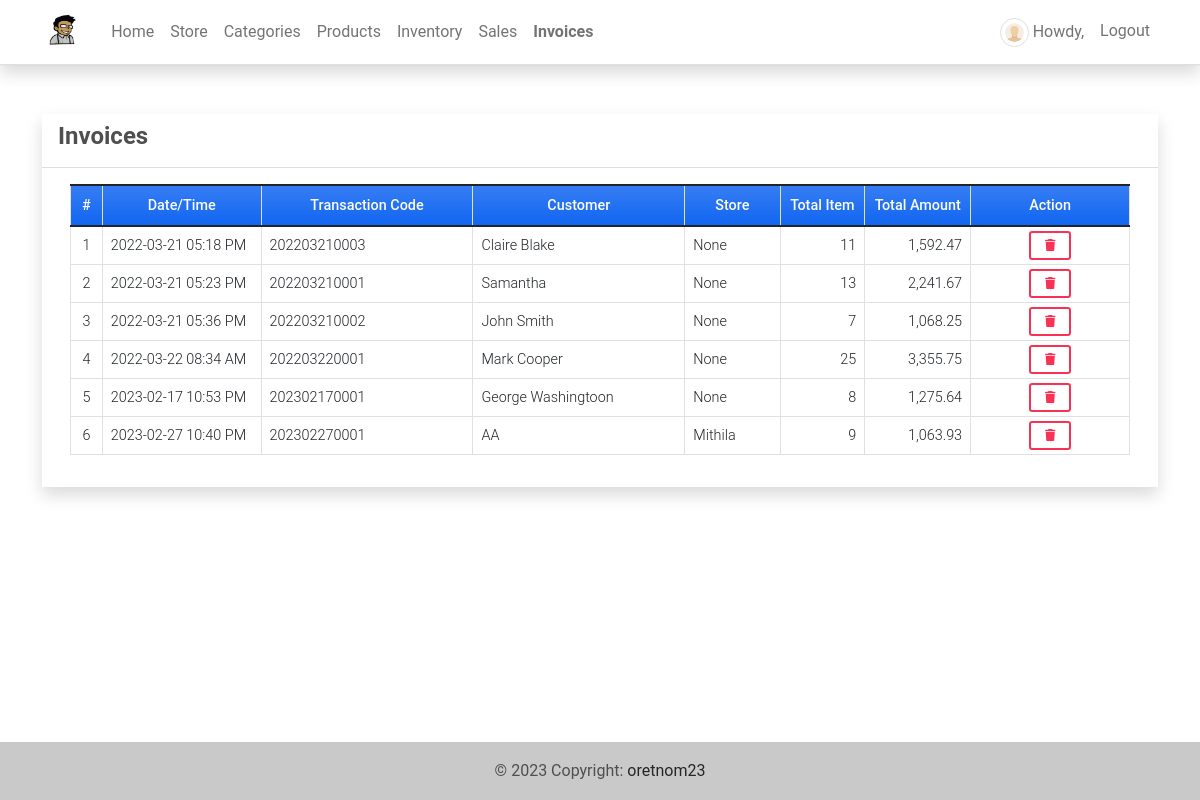
Before: /invoices (signed in) with the older database file.
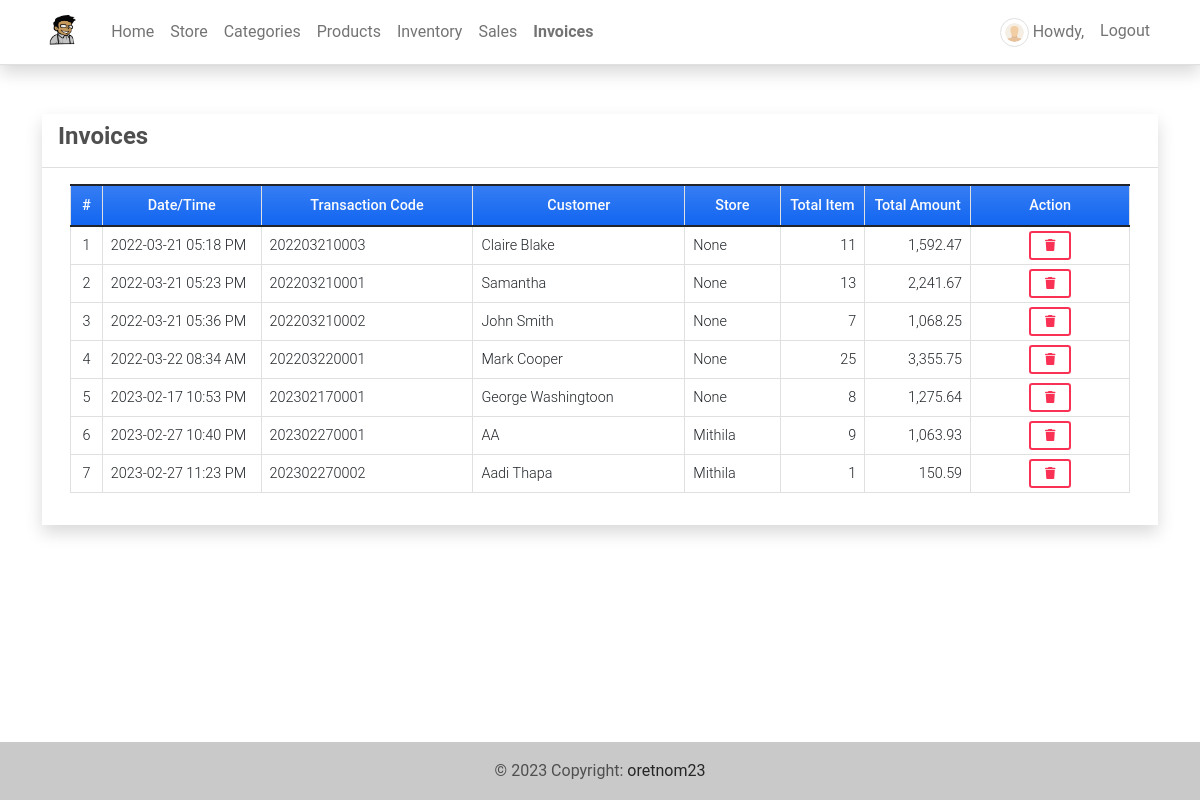
After: the same page with the newer database file.
### imsApp/models.py (models this page shows, shortened)
class Invoice(models.Model):
    transaction = models.CharField(max_length = 250)
    customer = models.CharField(max_length = 250)
    total = models.FloatField(default= 0)
    store = models.ForeignKey(Store, on_delete=models.CASCADE,blank=True, null=True)
    date_created = models.DateTimeField(default=timezone.now)
    date_updated = models.DateTimeField(auto_now=True)
    def item_count(self):
        return Invoice_Item.objects.filter(invoice = self).aggregate(Sum('quantity'))['quantity__sum']

class Store(models.Model):
    name = models.CharField(max_length=250)
    address = models.TextField()
    category = models.ForeignKey(Category, on_delete=models.CASCADE)
    products = models.ManyToManyField(Product, through='StoreProduct')
    date_created = models.DateTimeField(default=timezone.now)
    date_updated = models.DateTimeField(auto_now=True)
    owner = models.ForeignKey(User, default=1,on_delete=models.CASCADE ,blank=True, null=True)
    class Meta:
        unique_together= ['owner']
    def __str__(self):
        return self.name

### imsApp/auth.py (the view)
    def wrapper_function(request,*args,**kwargs):
        if request.user.is_superuser:
            return view_function(request,*args,**kwargs)
        else:
            return redirect('home-page')

### imsApp/auth.py (called while the page is built)
def admin_only(view_function):
    def wrapper_function(request,*args,**kwargs):
        if request.user.is_superuser:
            return view_function(request,*args,**kwargs)
        else:
            return redirect('home-page')
    return wrapper_function

### imsApp/views.py (called while the page is built)
@admin_only
@login_required
def invoices(request):
    invoice =  Invoice.objects.all()
    context['page_title'] = 'Invoices'
    context['invoices'] = invoice
    return render(request, 'invoices.html', context)

### imsApp/templates/invoices.html (shortened to what this page needs)
{% extends 'base.html' %} {% load humanize %} {% block pageContent %}
<div class="col-lg-12 col-md-12 col-sm-12 col-xs-12">
    <div class="card card-default rounded-0 shadow ">
        <div class="card-header">
            <div class="d-flex w-100 align-items-center justify-content-between">
                <h4 class="card-title fw-bold">Invoices</h4>
            </div>
        </div>
        <div class="card-body">
            <div class="container-fluid">
                <table class="table table-bordered" id="invoice-list">
                    <colgroup>
                        <col width="3%">
                        <col width="15%">
                        <col width="20%">
                        <col width="20%">
                        <col width="9%">
                        <col width="8%">
                        <col width="10%">
                        <col width="15%">
                    </colgroup>
                    <thead>
                        <tr class="bg-gradient bg-primary bg-opacity-50 text-light">
                            <th class="px-2 py-2 text-center">#</th>
                            <th class="px-2 py-2 text-center">Date/Time</th>
                            <th class="px-2 py-2 text-center">Transaction Code</th>
                            <th class="px-2 py-2 text-center">Customer</th>
                            <th class="px-2 py-2 text-center">Store</th>
                            <th class="px-2 py-2 text-center">Total Item</th>
                            <th class="px-2 py-2 text-center">Total Amount</th>
                            <th class="px-2 py-2 text-center">Action</th>
                        </tr>
                    </thead>
                    <tbody>
                        {% for invoice in invoices %}
                        <tr>
                            <td class="px-2 py-1 align-middle text-center">{{ forloop.counter }}</td>
                            <td class="px-2 py-1 align-middle">{{ invoice.date_created|date:"Y-m-d h:i A" }}</td>
                            <td class="px-2 py-1 align-middle">{{ invoice.transaction }}</td>
                            <td class="px-2 py-1 align-middle">{{ invoice.customer }}</td>
                            <td class="px-2 py-1 align-middle">{{ invoice.store }}</td>
                            <td class="px-2 py-1 align-middle text-end">{{ invoice.item_count|floatformat:0|intcomma }}</td>
                            <td class="px-2 py-1 align-middle text-end">{{ invoice.total|floatformat:2|intcomma }}</td>
                            {% if request.user.is_superuser %}
                            <td class="px-2 py-1 align-middle text-center">
                                <button class="btn btn-outline-danger btn-sm delete-data" type="button" data-id="{{ invoice.pk }}" title="Delete">
                                    <i class="fa fa-trash"></i>
                                </button>
                            </td>
                            {% endif %}
                        </tr>
                        {% endfor %}
                    </tbody>
                </table>
            </div>
        </div>
    </div>
</div>
{% endblock pageContent %}

### imsApp/templates/base.html (shortened to what this page needs)
{% load static %}
<!DOCTYPE html>
<html lang="en">
<head>
    <link rel="stylesheet" href="{% static 'assets/font-awesome/css/all.min.css' %}">
    <link rel="stylesheet" href="{% static 'assets/bootstrap/css/bootstrap.min.css' %}">
    <link rel="stylesheet" href="{% static 'assets/select2/dist/css/select2.min.css' %}">
    <link rel="stylesheet" href="{% static 'assets/mdb-blogtemplate/css/mdb.min.css' %}" />
    <link rel="stylesheet" href="{% static 'assets/DataTables/datatables.min.css' %}" />
    <link rel="stylesheet" href="{% static 'assets/default/css/style.css' %}">
</head>
<body class="">
    {% block TopNavigation %} {% include "TopNavigation.html" %} {% endblock TopNavigation %}
    <main class="py-5">
        <div class="container mb-3">
             {% block pageContent %} {% endblock pageContent %}
        </div>
    </main>
    <footer class="bg-light text-lg-start">
        <div class="text-center p-3" style="background-color: rgba(0, 0, 0, 0.2);">
            © {% now 'Y' %} Copyright:
            <a class="text-dark" href="https://sourcecodester.com/tips23" target="_blank">oretnom23</a>
        </div>
    </footer>
</body>
</html>

### imsApp/templates/topNavigation.html (shortened to what this page needs)
{% load static %}
<header>
    <nav class="navbar navbar-expand-lg navbar-light bg-white fixed-top shadow border-bottom">
        <div class="container">
            <a class="navbar-brand" target="_blank" href="{% url 'home-page' %}">
                <img src="{{ MEDIA_URL }}/default/smartInv.jpg" height="16" alt="{{ MEDIA_URL }}" loading="lazy" style="margin-top: -3px;" />
            </a>
            <div class="collapse navbar-collapse" id="navbarExample01">
                <ul class="navbar-nav me-auto mb-2 mb-lg-0" id="topNav">
                    {% if user.id and user.is_superuser %}
                    <li class="nav-item">
                        <a class="nav-link" aria-current="page" href="{% url 'home-page' %}">Home</a>
                    </li>
                    <li class="nav-item">
                        <a class="nav-link" aria-current="page" href="{% url 'store-page' %}">Store</a>
                    </li>
                    <li class="nav-item">
                        <a class="nav-link" aria-current="page" href="{% url 'category-page' %}">Categories</a>
                    </li>
                    <li class="nav-item">
                        <a class="nav-link" aria-current="page" href="{% url 'product-page' %}">Products</a>
                    </li>
                    <li class="nav-item">
                        <a class="nav-link" aria-current="page" href="{% url 'inventory-page' %}">Inventory</a>
                    </li>
                    <li class="nav-item">
                        <a class="nav-link" aria-current="page" href="{% url 'sales-page' %}">Sales</a>
                    </li>
                    <li class="nav-item">
                        <a class="nav-link" aria-current="page" href="{% url 'invoice-page' %}">Invoices</a>
                    </li>
                    {% endif %}
                </ul>
                <ul class="navbar-nav d-flex flex-row">
                    {% if user.id %} {% if user.profile.user_type == 1 %} {% endif %}
                    <li class="nav-item me-3 me-lg-0">
                        <a class="nav-link" href="{% url 'profile' %}">
                            <span class="me-1"><img src="{{ MEDIA_URL }}/default/default-avatar.png" alt="User Avatar" id="user-avatar" class="img-thumbnail rounded-circle"></span>Howdy, {{ user.first_name }} {{user.last_name}}
                        </a>
                    </li>
                    <li class="nav-item me-3 me-lg-0">
                        <a class="nav-link" href="{% url 'logout' %}">Logout</a>
                    </li>
                    {% endif %}
                </ul>
            </div>
        </div>
    </nav>
</header>

### static/assets/default/css/style.css (style rules this page uses)
html, body { height: 100%; width: 100%; max-height: 100%; overflow: auto; display: flex; flex-direction: column; }
body>header { flex-shrink: auto; }
body>main { flex-shrink: auto; flex-grow: auto; overflow: auto; }
body>footer { flex-shrink: auto; position: absolute; bottom: 0; left: 0; width: calc(100%); }
#user-avatar { width: 1.8rem; height: 1.8rem; object-fit: scale-down; object-position: center center; }
.navbar-brand>img { height: 2em; }
.nav-item.active a.nav-link { font-weight: bolder !important; }

Changed rows visible on the page:
added Invoice: date_created "2023-02-27 11:23 PM", transaction "202302270002", customer "Aadi Thapa", store "Mithila", item_count "1", total "150.59"
